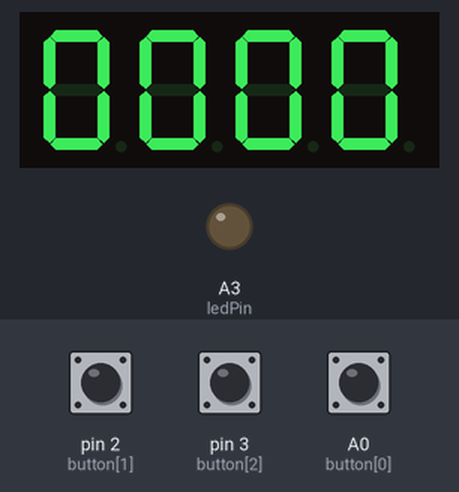
Bench run of a sketch on a simulated Arduino Uno, built with avr-gcc and run on an emulated ATmega328P. On the bench: 4-digit seven-segment display, output pins drawn as LEDs (lit = HIGH). Wiring (inferred from the names in the program): 4-digit 7-segment display, segments lit when LOW: segments A1, pin 13, pin 7, pin 8, pin 9, pin 11, pin 10, A2; digit selects pin 5, pin 4, pin 12, pin 6. The test bench sets the inputs (shaded band); at power-on: A0 (button[0]) LOW, pin 2 (button[1]) LOW, pin 3 (button[2]) LOW. The segment pins are drawn as the display they are named for; pins used as bus, display or sensor lines are not drawn.

Above: at 1.2 s.
1.3 s: A0 (button[0]) pulled HIGH for 0.15 s
At 2.4 s:
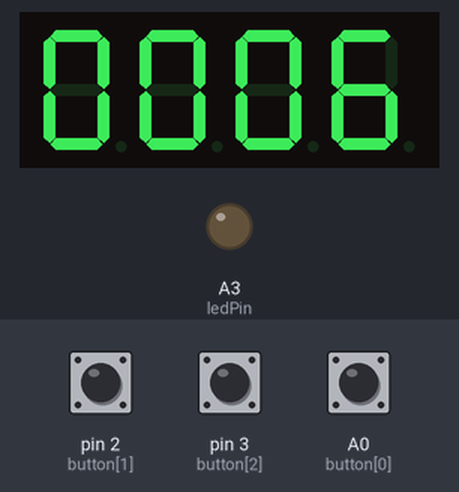
3.0 s: A0 (button[0]) pulled HIGH for 3.2 s
At 4.85 s:
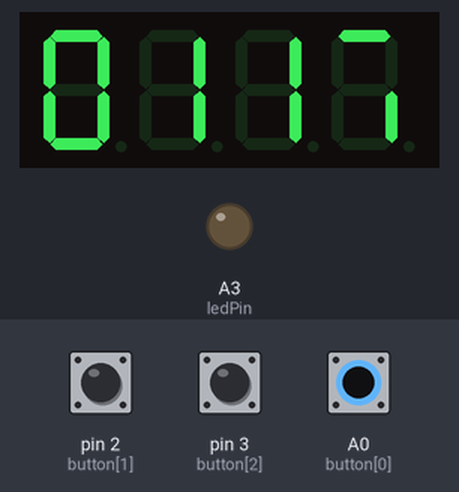
7.7 s: A0 (button[0]) pulled HIGH for 1 s
At 9.3 s:
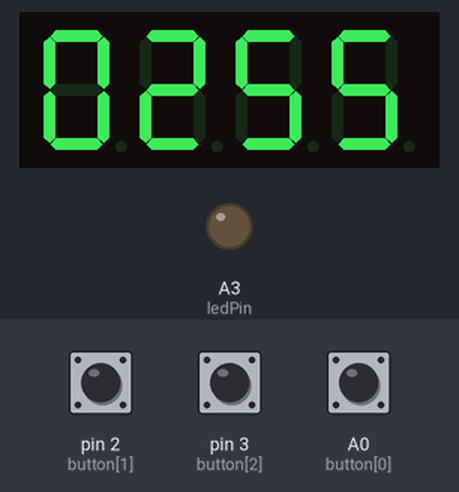
10.2 s: A0 (button[0]) pulled HIGH for 3.2 s
At 14.1 s:
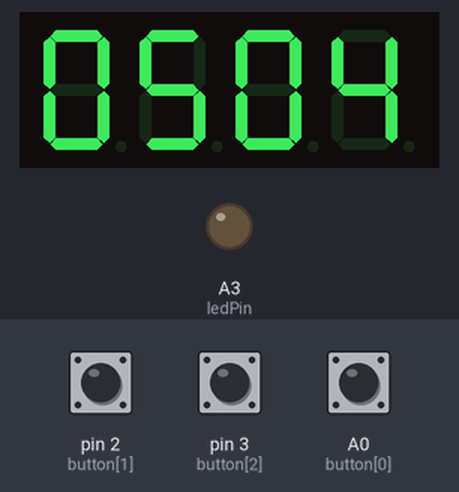
14.9 s: A0 (button[0]) pulled HIGH for 3.2 s
At 18.9 s:
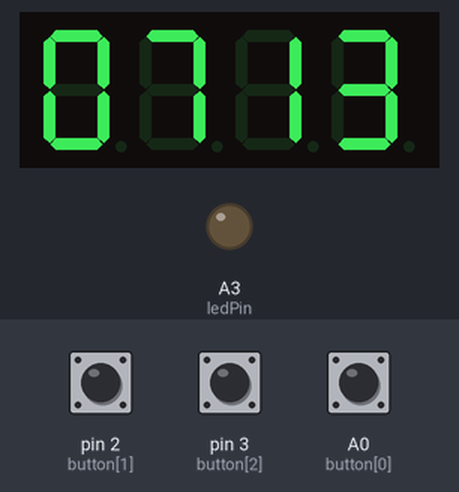

Measured:
- after the input at 1.3 s, the display: first changes after 0.12 s (image 1 shows a later state)
- after the input at 3.0 s, the display: first changes after 0.08 s (image 2 shows a later state)
- after the input at 7.7 s, the display: first changes after 0.12 s (image 3 shows a later state)
- after the input at 10.2 s, the display: first changes after 0.10 s (image 4 shows a later state)
- after the input at 14.9 s, the display: first changes after 0.14 s (image 5 shows a later state)

The sketch:

13218044_Martinus_William_Hartono_Tugas_3_Jam_Digital.ino
```cpp
//EL3014-Sistem Mikroprosesor K01
//Tugas #3 Implementasi Jam Digital
//Nama          :   Martinus William Hartono
//NIM           :   13218044
//Deskripsi     :   Kode ini merupakan source code implementasi jam digital dengan fitur pengaturan jam, display jam, stopwatch, dan alarm


#include <TimerOne.h>

const int a=A1,b=13,c=7,d=8,e=9,f=11,g=10,dp=A2;
const int dis1=5,dis2=4,dis3=12,dis4=6;
const int button[3]={A0,2,3};
const int ledPin = A3;

int jam, menit, detik, menit_stop, detik_stop, jam_alarm, menit_alarm;
int mode=0, stopWatchState=0, alarmState=0;

int pinSev[8]={a,b,c,d,e,f,g,dp};
int pinSelector[4]={dis1, dis2, dis3, dis4};
int val[6]={0,0,0,0,0,0};   //MSB Jam, LSB detik
int val_buff[4]={0,0,0,0};   //MSB Jam, LSB detik
int val_stop[4]={0,0,0,0};   //Buffer untuk stopwatch dengan MSB menit, LSB detik
int val_alarm[4]={0,0,0,0};   //Buffer untuk alarm dengan MSB jam, LSB detik

int outputSev[10][8]= {
    {0,0,0,0,0,0,1,1}, //memunculkan 0 pada 7seg
    {1,0,0,1,1,1,1,1}, //memunculkan 1 pada 7seg
    {0,0,1,0,0,1,0,1}, //memunculkan 2 pada 7seg
    {0,0,0,0,1,1,0,1}, //memunculkan 3 pada 7seg
    {1,0,0,1,1,0,0,1}, //memunculkan 4 pada 7seg
    {0,1,0,0,1,0,0,1}, //memunculkan 5 pada 7seg
    {0,1,0,0,0,0,0,1}, //memunculkan 6 pada 7seg
    {0,0,0,1,1,1,1,1}, //memunculkan 7 pada 7seg
    {0,0,0,0,0,0,0,1}, //memunculkan 8 pada 7seg
    {0,0,0,0,1,0,0,1}, //memunculkan 9 pada 7seg
  };

int buttonState[3]={0,0,0};   //0 lepas, 1 tekan

int i,j;    //iterasi
long int counterSec=0, counterStop=0, counterAlarm=0;

int time_format=24;

void setup()
{
    Serial.begin(9600);
    pinMode(a,OUTPUT);
    pinMode(b,OUTPUT);
    pinMode(c,OUTPUT);
    pinMode(d,OUTPUT);
    pinMode(e,OUTPUT);
    pinMode(f,OUTPUT);
    pinMode(g,OUTPUT);
    pinMode(dp,OUTPUT);

    pinMode(dis1,OUTPUT);
    pinMode(dis2,OUTPUT);
    pinMode(dis3,OUTPUT);
    pinMode(dis4,OUTPUT);

    pinMode(ledPin, OUTPUT);

    for(i=0;i<3;i++)
    {
      pinMode(button[i], INPUT);
    }

    //Inisialisasi interrupt timer
    //Timer1.initialize(1000000);   //Inisialisasi periode timer interrupt sebesar 1s
    Timer1.initialize(1000000);
    Timer1.attachInterrupt(secIncrement);

    attachInterrupt(1, changeMode, RISING);     //Interrupt button 3 untuk changeMode()
    attachInterrupt(0, changeStateStopWatch, RISING);   //Interrupt button 2 untuk changeStateStopWatch()
}

void loop()
{
  for(i=0;i<3;i++)
  {
    buttonState[i]=digitalRead(button[i]);
  };

  if (counterAlarm > 0)
  {
    alarmState=1;
  }
  else
  {
    alarmState=0;
  }

  //Saat counterSec >= counterAlarm -> nyalakan LED
  if ((counterSec >= counterAlarm) && (alarmState == 1) && (mode!=3))
  {
    digitalWrite(ledPin, HIGH);
  }
  else
  {
    digitalWrite(ledPin, LOW);
  }

  jam = (counterSec/3600);
  menit = (counterSec%3600)/60;
  detik = (counterSec%60);

  menit_stop = (counterStop%3600)/60;
  detik_stop = counterStop%60;

  jam_alarm = (counterAlarm/3600);
  menit_alarm = (counterAlarm%3600)/60;

  val[0] = jam/10;
  val[1] = jam%10;
  val[2] = menit/10;
  val[3] = menit%10;
  val[4] = detik/10;
  val[5] = detik%10;

  if(mode==0)
  {
    settingJam();
  }
  else if (mode==1)
  {
    displayJam();
  }
  else if (mode==2)
  {
    stopWatch();
  }
  else //mode>=3
  {
    alarm();
  }

  //Diplay 7-Segment
  for(j=0;j<4;j++)
  {
    sevSegDisp(j, val_buff[j]);
    delay(3);
  }
}

void sevSegDisp (int digit, int x)
{
  int j=0;
  for (j=0;j<4;j++)
  {
    if(j==digit)
    {
      digitalWrite(pinSelector[j], HIGH);
    }
    else
    {
      digitalWrite(pinSelector[j], LOW);
    }
  }

  for(j=0;j<8;j++)
  {
    digitalWrite(pinSev[j], HIGH);
  }
  delay(3);

  for(j=0;j<8;j++)
  {
    digitalWrite(pinSev[j], outputSev[x][j]);
  }
}

//mode==0 (Atur jam)
void settingJam()
{
  if(buttonState[0]==1)
  {
    counterSec+=60;
  }
  //else do nothing
  val_buff[0] = val[0];
  val_buff[1] = val[1];
  val_buff[2] = val[2];
  val_buff[3] = val[3];
};


//mode==1 (Display jam)
void displayJam()
{
  if (buttonState[0]==1 && mode==1)
  {
    //display menit detik saat ditekan
    val_buff[0] = val[2];
    val_buff[1] = val[3];
    val_buff[2] = val[4];
    val_buff[3] = val[5];
  }
  else
  {
    //display jam menit saat tidak ditekan
    val_buff[0] = val[0];
    val_buff[1] = val[1];
    val_buff[2] = val[2];
    val_buff[3] = val[3];
  }
};

//mode==2 (Stopwatch)
void stopWatch()
{
    val_stop[0] = menit_stop/10;
    val_stop[1] = menit_stop%10;
    val_stop[2] = detik_stop/10;
    val_stop[3] = detik_stop%10;

    val_buff[0] = val_stop[0];
    val_buff[1] = val_stop[1];
    val_buff[2] = val_stop[2];
    val_buff[3] = val_stop[3];
}

//mode==3 (Alarm)
void alarm()
{
  if(buttonState[0]==1)
  {
    counterAlarm+=60;
  }
  //else do nothing

  val_alarm[0] = jam_alarm/10;
  val_alarm[1] = jam_alarm%10;
  val_alarm[2] = menit_alarm/10;
  val_alarm[3] = menit_alarm%10;

  val_buff[0] = val_alarm[0];
  val_buff[1] = val_alarm[1];
  val_buff[2] = val_alarm[2];
  val_buff[3] = val_alarm[3];
};

void secIncrement()
{
  if (mode != 0)
  {
    counterSec=counterSec+1;
  }
  else    //mode=0
  {
    counterSec=counterSec;
  };

  if (stopWatchState == 1)    //counterStop running
  {
    counterStop++;
  }
  else    //stopWatchState == 0
  {
    counterStop = counterStop;
  };

  if (counterSec == 24*3600 && mode!=0)      //Saat pergantian hari, terjadi overflow dan kembali ke nilai 0
  {
    counterSec=0;
  };

  if (counterStop == (60*60 -1))
  {
    counterStop == 60*60 - 1;
  };
};

//end mode

void changeStateStopWatch()
{
  if (stopWatchState == 0)
  {
    stopWatchState = 1;   //running stopwatch
  }
  else //stopWatchState == 1
  {
    stopWatchState = 0;
  }
}

void changeMode()   //ganti mode, button 3 interrupt
{
  mode++;
  if (mode>3)
  {
    mode=0;
  }
}
```
